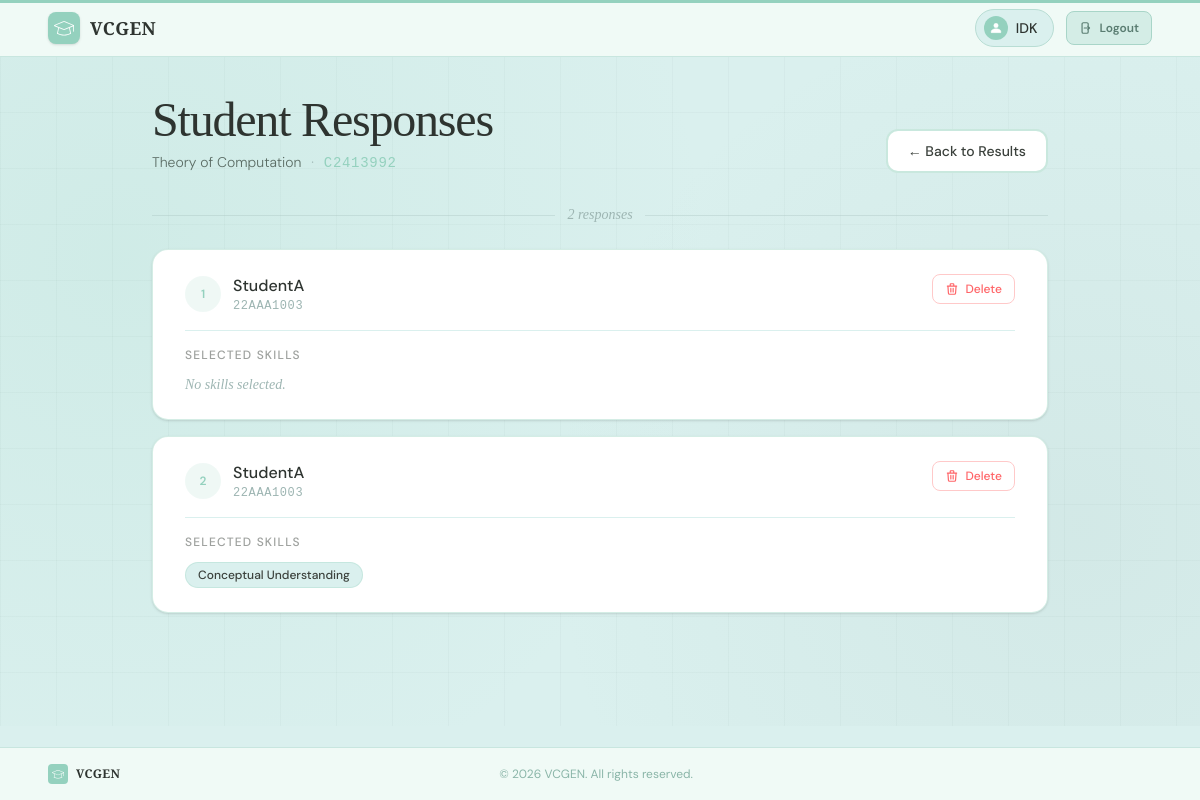
Before: /responses/C2413992 (signed in) with the older database file.
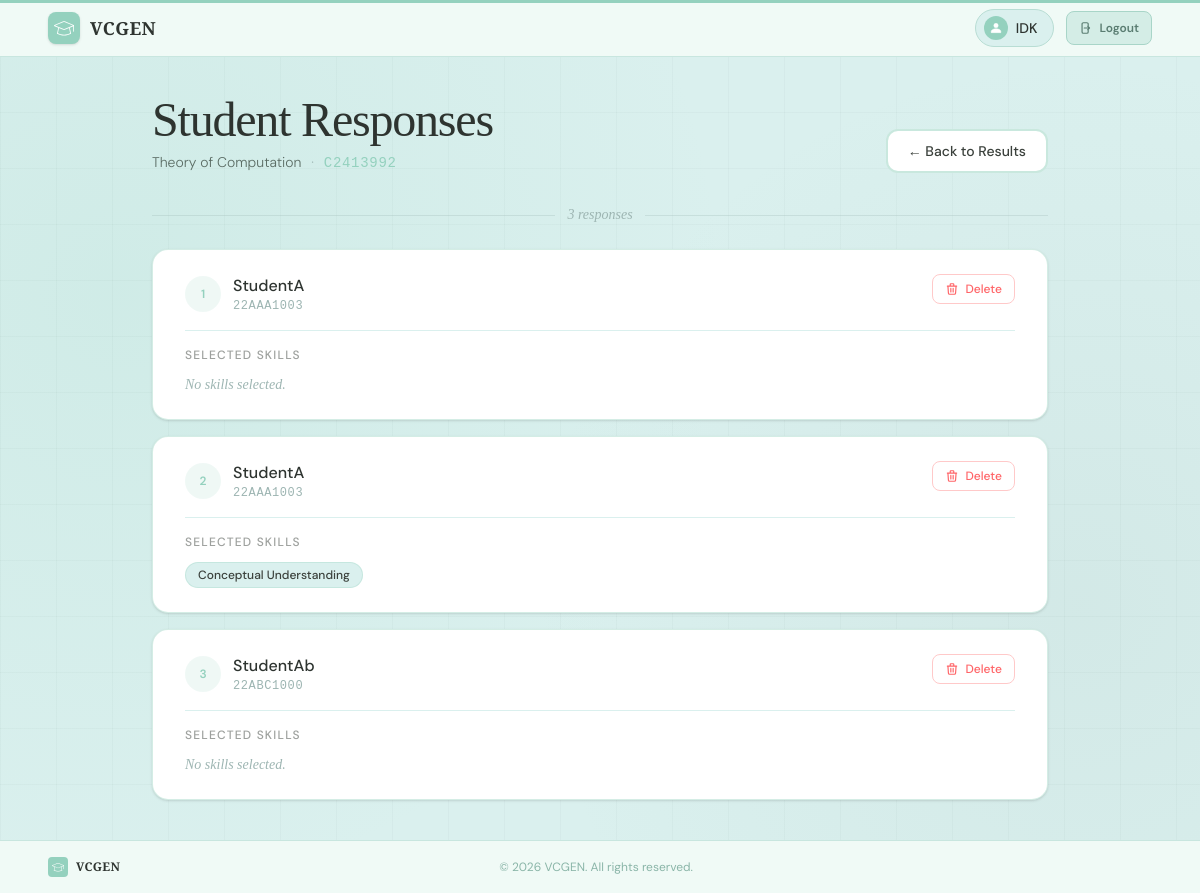
After: the same page with the newer database file.
### main/models.py (models this page shows)
class Student(models.Model):
    student_id=models.CharField(max_length=8,primary_key=True)
    name=models.CharField(max_length=20)
    regno=models.CharField(max_length=20)
    course=models.ForeignKey(Course,on_delete=models.CASCADE)
    skillsreq=models.CharField(max_length=1000)

### main/views.py (the view)
# urls.py: path("responses/<str:class_id>",views.responses,name="responses"),
def responses(request,class_id):
    context={}
    if 'user' not in request.session:
        return redirect('login')
    else:
        context['name']=Teacher.objects.filter(teacher_id=request.session['user'])[0].name
    ourclass=Course.objects.filter(course_id=class_id)
    if len(ourclass)<1:
        return redirect('classes')
    else:
        ourclass=ourclass[0]
        class cusstudent:
            def __init__(self,student):
                self.student=student
                self.skills=student.skillsreq.split(",")
        context['cname']=ourclass.name
        context['cid']=ourclass.course_id
        context['responses']=[cusstudent(student) for student in Student.objects.filter(course=ourclass)]
    return render(request,"main/responses.html",context=context)

### main/templates/main/responses.html (shortened to what the changed rows need)
{% extends "base.html" %}
{% block body %}
<div class="font-dm relative min-h-[calc(100vh-130px)] overflow-hidden bg-[#daf0ee] px-4 py-10 sm:px-8">
    <div class="relative z-10 mx-auto max-w-4xl">
        {% if responses %}
        <div class="mb-6 flex items-center gap-3">
            <div class="h-px flex-1 bg-[#9db5b2]/30"></div>
            <span class="font-cormorant italic text-sm text-[#9db5b2]">
                {{ responses|length }} response{{ responses|length|pluralize }}
            </span>
            <div class="h-px flex-1 bg-[#9db5b2]/30"></div>
        </div>
        <div class="flex flex-col gap-4">
            {% for response in responses %}
            <div class="response-card rounded-2xl border border-[#94d1be]/40 bg-white
                        px-6 py-5 shadow-sm sm:px-8 sm:py-6">
                <div class="flex flex-col gap-3 sm:flex-row sm:items-start sm:justify-between">
                    <div class="flex items-center gap-3">
                        <div class="flex h-9 w-9 shrink-0 items-center justify-center
                                    rounded-full bg-[#94d1be]/15 text-xs font-semibold
                                    text-[#94d1be]">
                            {{ forloop.counter }}
                        </div>
                        <div>
                            <p class="font-medium text-[#2e3430]">{{ response.student.name }}</p>
                            <p class="font-mono text-xs tracking-wider text-[#9db5b2]">
                                {{ response.student.regno }}
                            </p>
                        </div>
                    </div>
                    <button onclick="location.href='/deleteresponse/{{cid}}/{{response.student.student_id}}';"
                            class="delete-btn self-start inline-flex items-center gap-1.5 rounded-lg
                                   border border-red-200 px-3 py-1.5 text-xs font-medium
                                   text-red-400 cursor-pointer sm:self-auto">
                        <svg xmlns="http://www.w3.org/2000/svg" class="h-3.5 w-3.5" fill="none"
                             viewBox="0 0 24 24" stroke="currentColor" stroke-width="2">
                            <path stroke-linecap="round" stroke-linejoin="round"
                                  d="M19 7l-.867 12.142A2 2 0 0116.138 21H7.862a2 2 0 01-1.995-1.858L5 7m5 4v6m4-6v6m1-10V4a1 1 0 00-1-1h-4a1 1 0 00-1 1v3M4 7h16"/>
                        </svg>
                        Delete
                    </button>
                </div>
                <div class="mt-4 border-t border-[#daf0ee] pt-4">
                    <p class="mb-3 text-xs font-medium uppercase tracking-widest text-[#3b413c]/50">
                        Selected Skills
                    </p>
                    {% if response.skills and response.skills.0 %}
                    <div class="flex flex-wrap gap-2">
                        {% for skill in response.skills %}
                        <span class="rounded-full bg-[#daf0ee] px-3 py-1
                                     text-xs font-medium text-[#3b413c]
                                     border border-[#94d1be]/30">
                            {{ skill }}
                        </span>
                        {% endfor %}
                    </div>
                    {% else %}
                    <p class="font-cormorant italic text-sm text-[#9db5b2]">No skills selected.</p>
                    {% endif %}
                </div>
            </div>
            {% endfor %}
        </div>
        {% endif %}
    </div>
</div>
{% endblock %}

Changed rows visible on the page:
added Student: student.name "StudentAb", student.regno "22ABC1000"
Other visible differences:
{{ responses|length }}: "2" → "3"
new list line: "3 Delete SELECTED SKILLS No skills selected."
